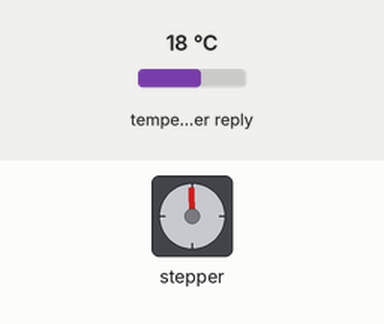
A sketch run on a simulated ESP32. Parts: stepper motor. The test bench sets the inputs (shaded band); at power-on: temperature in the weather reply 18 °C. WiFi joins after 1.5 s; servers stay silent unless stated; web services answer with replies made up by the test bench; stepper angles assume 2048 steps per turn; what the sketch prints to the serial monitor is not drawn.

Above: at 1.93 s.
At 4.78 s:
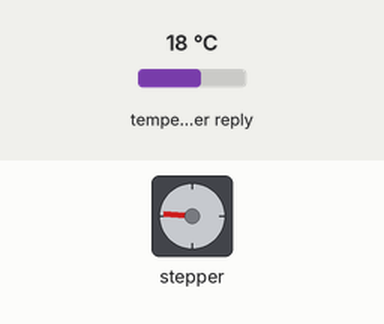
At 7.94 s:
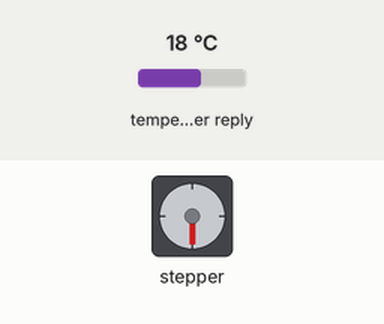
At 13.8 s:
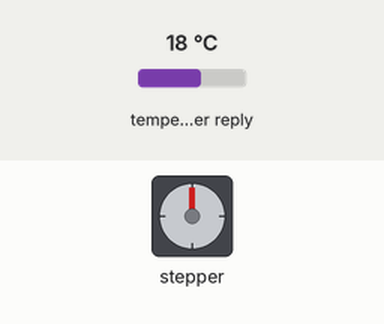
Timing chart, 0 to 15.3 s (numbered marks = the images above):
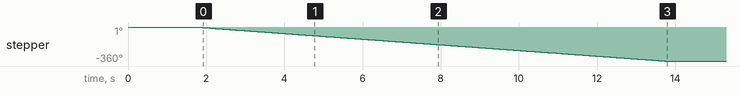

The sketch:

weather_rotation.ino
```cpp
#include<WiFi.h>
#include<HTTPClient.h>
#include<ArduinoJson.h>
#include <Stepper.h>


const int stepsPerRevolution = 2048;
const char* ssid="iPhone di Era";
const char* password="erestina";
const char* city;
const char* weather_txt;

#define APIKEY "0526d8ca2a784a2ca17131537222912"
#define LOCATION "Italy/Trent"  //can be changed
#define HOST "api.weatherapi.com"
#define PATH "/v1/current.json"

#define IN1 19
#define IN2 18
#define IN3 5
#define IN4 17


static char resp_buffer[4096];
WiFiClient client;

Stepper myStepper(stepsPerRevolution, IN1, IN3, IN2, IN4);


void setup() {
  Serial.begin(115200);
  WiFi.begin(ssid, password);
  Serial.print("Connecting to WiFi");


  while( WiFi.status()!= WL_CONNECTED){
    Serial.print(".");
    delay(500);
  }

  Serial.println("\nConnected to the WiFi network");
  Serial.print("IP address: ");
  Serial.println(WiFi.localIP());

  if(client.connect(HOST, 80)){
      Serial.println("Connected to server");
    }else{
      Serial.println("Connection failed");
    }

  myStepper.setSpeed(5);
  makeReq();
}

void makeReq(){
  if(client.connected()){
      client.println("GET " PATH "?key=" APIKEY "&q=" LOCATION " HTTP/1.1");
      client.println("Host: " HOST);
      client.println("Connection: close");
      client.println();

    while(!client.available()){
      Serial.println("Waiting for client");
    }
    while(client.available()){
      char status[32] = {0};
      client.readBytesUntil('\r', status, sizeof(status));
      if (strcmp(status, "HTTP/1.1 200 OK") != 0){
        Serial.print(F("Unexpected response: "));
        Serial.println(status);
        return;
      }

  // Skip HTTP headers
      char endOfHeaders[] = "\r\n\r\n";
      if (!client.find(endOfHeaders)){
        Serial.println(F("Invalid response"));
        return;
      }

      DynamicJsonDocument doc(4096);
      DeserializationError error = deserializeJson(doc, client);

      if(!error){
        city=doc["location"]["name"];
        weather_txt=doc["current"]["condition"]["text"];
        Serial.println(city);
        Serial.println(weather_txt);
      }else{
        Serial.print("Error in decoding:  ");
        Serial.println(error.c_str());
      }
    }

  }
}

void loop() {
  if((WiFi.status()== WL_CONNECTED)){

  }else{
    Serial.println("Connection lost");
  }

  if (strcmp(weather_txt, "Sunny") == 0){
      Serial.println("clockwise");
      myStepper.step(stepsPerRevolution);

  }
  Serial.println("counterclockwise");
  myStepper.step(-stepsPerRevolution);


  delay(30000);
}
```

Measured:
- by itself, stepper: turns 360° counter-clockwise in 12.0 s
